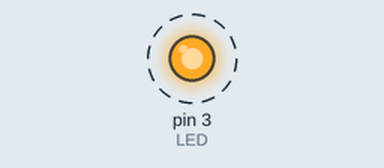
Simulated run of this sketch. Board: Arduino Uno, built with avr-gcc and run on an emulated ATmega328P. Shown: output pins drawn as LEDs (lit = HIGH). Dashed ring = blinking. At 6.0 s the program stops and its outputs stay as they are.

Above: at 0.5 s.
Timing chart, 0 to 4.6 s (numbered marks = the images above):
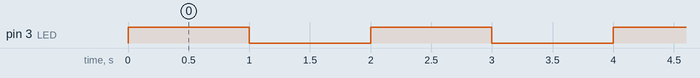

Measured:
- by itself, pin 3 (LED): alternates HIGH for 1.0 s and LOW for 1.0 s, 6 changes in all, then stays LOW

The sketch:

LED.ino
```cpp
int LED = 3;

void setup() {
    pinMode(LED, OUTPUT);
}

void loop() {
    blink(LED, 1000, 3);
    while (1) {
        ;
    }
}

void blink(int pin, int dtime, int times) {
    if (times == 0) {
        times = 65535;
    }
    for (int i=0; i<times; i++) {
        digitalWrite(pin, HIGH);
        delay(dtime);
        digitalWrite(pin, LOW);
        delay(dtime);
    }
}
```
